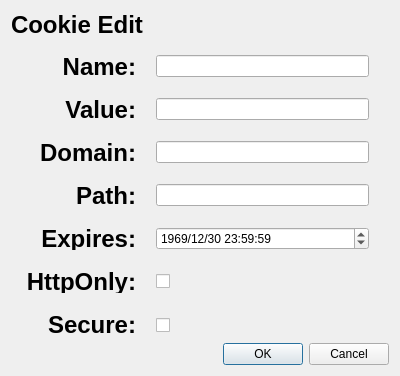
<?xml version="1.0" encoding="UTF-8"?>
<ui version="4.0">
 <class>CookieEditDialog</class>
 <widget class="QDialog" name="CookieEditDialog">
  <property name="geometry">
   <rect>
    <x>0</x>
    <y>0</y>
    <width>400</width>
    <height>376</height>
   </rect>
  </property>
  <property name="minimumSize">
   <size>
    <width>400</width>
    <height>376</height>
   </size>
  </property>
  <property name="maximumSize">
   <size>
    <width>400</width>
    <height>376</height>
   </size>
  </property>
  <property name="windowTitle">
   <string>Cookie Edit</string>
  </property>
  <property name="modal">
   <bool>true</bool>
  </property>
  <layout class="QGridLayout" name="gridLayout">
   <item row="0" column="0">
    <widget class="QLabel" name="label">
     <property name="font">
      <font>
       <pointsize>18</pointsize>
       <weight>75</weight>
       <bold>true</bold>
      </font>
     </property>
     <property name="text">
      <string>Cookie Edit</string>
     </property>
    </widget>
   </item>
   <item row="0" column="1" colspan="2">
    <spacer name="horizontalSpacer_2">
     <property name="orientation">
      <enum>Qt::Horizontal</enum>
     </property>
     <property name="sizeHint" stdset="0">
      <size>
       <width>230</width>
       <height>20</height>
      </size>
     </property>
    </spacer>
   </item>
   <item row="1" column="0" colspan="3">
    <layout class="QFormLayout" name="formLayout">
     <property name="fieldGrowthPolicy">
      <enum>QFormLayout::AllNonFixedFieldsGrow</enum>
     </property>
     <property name="rowWrapPolicy">
      <enum>QFormLayout::DontWrapRows</enum>
     </property>
     <property name="labelAlignment">
      <set>Qt::AlignRight|Qt::AlignTrailing|Qt::AlignVCenter</set>
     </property>
     <property name="formAlignment">
      <set>Qt::AlignLeading|Qt::AlignLeft|Qt::AlignTop</set>
     </property>
     <property name="horizontalSpacing">
      <number>20</number>
     </property>
     <property name="verticalSpacing">
      <number>20</number>
     </property>
     <property name="leftMargin">
      <number>15</number>
     </property>
     <property name="topMargin">
      <number>10</number>
     </property>
     <property name="rightMargin">
      <number>20</number>
     </property>
     <property name="bottomMargin">
      <number>0</number>
     </property>
     <item row="0" column="0">
      <widget class="QLabel" name="nameLabel">
       <property name="font">
        <font>
         <pointsize>18</pointsize>
         <weight>75</weight>
         <bold>true</bold>
        </font>
       </property>
       <property name="layoutDirection">
        <enum>Qt::LeftToRight</enum>
       </property>
       <property name="text">
        <string>Name:</string>
       </property>
       <property name="alignment">
        <set>Qt::AlignRight|Qt::AlignTrailing|Qt::AlignVCenter</set>
       </property>
      </widget>
     </item>
     <item row="0" column="1">
      <widget class="QLineEdit" name="nameLineEdit"/>
     </item>
     <item row="1" column="0">
      <widget class="QLabel" name="valueLabel">
       <property name="font">
        <font>
         <pointsize>18</pointsize>
         <weight>75</weight>
         <bold>true</bold>
        </font>
       </property>
       <property name="layoutDirection">
        <enum>Qt::LeftToRight</enum>
       </property>
       <property name="text">
        <string>Value:</string>
       </property>
       <property name="alignment">
        <set>Qt::AlignRight|Qt::AlignTrailing|Qt::AlignVCenter</set>
       </property>
      </widget>
     </item>
     <item row="1" column="1">
      <widget class="QLineEdit" name="valueLineEdit"/>
     </item>
     <item row="2" column="0">
      <widget class="QLabel" name="domainLabel">
       <property name="font">
        <font>
         <pointsize>18</pointsize>
         <weight>75</weight>
         <bold>true</bold>
        </font>
       </property>
       <property name="layoutDirection">
        <enum>Qt::LeftToRight</enum>
       </property>
       <property name="text">
        <string>Domain:</string>
       </property>
       <property name="alignment">
        <set>Qt::AlignRight|Qt::AlignTrailing|Qt::AlignVCenter</set>
       </property>
      </widget>
     </item>
     <item row="2" column="1">
      <widget class="QLineEdit" name="domainLineEdit"/>
     </item>
     <item row="3" column="0">
      <widget class="QLabel" name="pathLabel">
       <property name="font">
        <font>
         <pointsize>18</pointsize>
         <weight>75</weight>
         <bold>true</bold>
        </font>
       </property>
       <property name="layoutDirection">
        <enum>Qt::LeftToRight</enum>
       </property>
       <property name="text">
        <string>Path:</string>
       </property>
       <property name="alignment">
        <set>Qt::AlignRight|Qt::AlignTrailing|Qt::AlignVCenter</set>
       </property>
      </widget>
     </item>
     <item row="3" column="1">
      <widget class="QLineEdit" name="pathLineEdit"/>
     </item>
     <item row="4" column="0">
      <widget class="QLabel" name="expiresLabel">
       <property name="font">
        <font>
         <pointsize>18</pointsize>
         <weight>75</weight>
         <bold>true</bold>
        </font>
       </property>
       <property name="layoutDirection">
        <enum>Qt::LeftToRight</enum>
       </property>
       <property name="text">
        <string>Expires:</string>
       </property>
       <property name="alignment">
        <set>Qt::AlignRight|Qt::AlignTrailing|Qt::AlignVCenter</set>
       </property>
      </widget>
     </item>
     <item row="4" column="1">
      <widget class="QDateTimeEdit" name="expiresDateTimeEdit">
       <property name="dateTime">
        <datetime>
         <hour>23</hour>
         <minute>59</minute>
         <second>59</second>
         <year>1969</year>
         <month>12</month>
         <day>30</day>
        </datetime>
       </property>
       <property name="displayFormat">
        <string>yyyy/MM/dd HH:mm:ss</string>
       </property>
      </widget>
     </item>
     <item row="5" column="0">
      <widget class="QLabel" name="httpOnlyLabel">
       <property name="font">
        <font>
         <pointsize>18</pointsize>
         <weight>75</weight>
         <bold>true</bold>
        </font>
       </property>
       <property name="layoutDirection">
        <enum>Qt::LeftToRight</enum>
       </property>
       <property name="text">
        <string>HttpOnly:</string>
       </property>
       <property name="alignment">
        <set>Qt::AlignRight|Qt::AlignTrailing|Qt::AlignVCenter</set>
       </property>
      </widget>
     </item>
     <item row="5" column="1">
      <widget class="QCheckBox" name="httpOnlyCheckBox">
       <property name="sizePolicy">
        <sizepolicy hsizetype="Preferred" vsizetype="Preferred">
         <horstretch>0</horstretch>
         <verstretch>0</verstretch>
        </sizepolicy>
       </property>
       <property name="minimumSize">
        <size>
         <width>0</width>
         <height>0</height>
        </size>
       </property>
       <property name="sizeIncrement">
        <size>
         <width>0</width>
         <height>0</height>
        </size>
       </property>
       <property name="iconSize">
        <size>
         <width>16</width>
         <height>16</height>
        </size>
       </property>
      </widget>
     </item>
     <item row="6" column="0">
      <widget class="QLabel" name="secureLabel">
       <property name="font">
        <font>
         <pointsize>18</pointsize>
         <weight>75</weight>
         <bold>true</bold>
        </font>
       </property>
       <property name="layoutDirection">
        <enum>Qt::LeftToRight</enum>
       </property>
       <property name="text">
        <string>Secure:</string>
       </property>
       <property name="alignment">
        <set>Qt::AlignRight|Qt::AlignTrailing|Qt::AlignVCenter</set>
       </property>
      </widget>
     </item>
     <item row="6" column="1">
      <widget class="QCheckBox" name="secureCheckBox">
       <property name="sizePolicy">
        <sizepolicy hsizetype="Preferred" vsizetype="Preferred">
         <horstretch>0</horstretch>
         <verstretch>0</verstretch>
        </sizepolicy>
       </property>
      </widget>
     </item>
    </layout>
   </item>
   <item row="2" column="0" colspan="2">
    <spacer name="horizontalSpacer">
     <property name="orientation">
      <enum>Qt::Horizontal</enum>
     </property>
     <property name="sizeHint" stdset="0">
      <size>
       <width>178</width>
       <height>20</height>
      </size>
     </property>
    </spacer>
   </item>
   <item row="2" column="2">
    <widget class="QDialogButtonBox" name="buttonBox">
     <property name="orientation">
      <enum>Qt::Horizontal</enum>
     </property>
     <property name="standardButtons">
      <set>QDialogButtonBox::Cancel|QDialogButtonBox::Ok</set>
     </property>
    </widget>
   </item>
  </layout>
 </widget>
 <resources/>
 <connections>
  <connection>
   <sender>buttonBox</sender>
   <signal>accepted()</signal>
   <receiver>CookieEditDialog</receiver>
   <slot>accept()</slot>
   <hints>
    <hint type="sourcelabel">
     <x>248</x>
     <y>254</y>
    </hint>
    <hint type="destinationlabel">
     <x>157</x>
     <y>274</y>
    </hint>
   </hints>
  </connection>
  <connection>
   <sender>buttonBox</sender>
   <signal>rejected()</signal>
   <receiver>CookieEditDialog</receiver>
   <slot>reject()</slot>
   <hints>
    <hint type="sourcelabel">
     <x>316</x>
     <y>260</y>
    </hint>
    <hint type="destinationlabel">
     <x>286</x>
     <y>274</y>
    </hint>
   </hints>
  </connection>
 </connections>
</ui>
